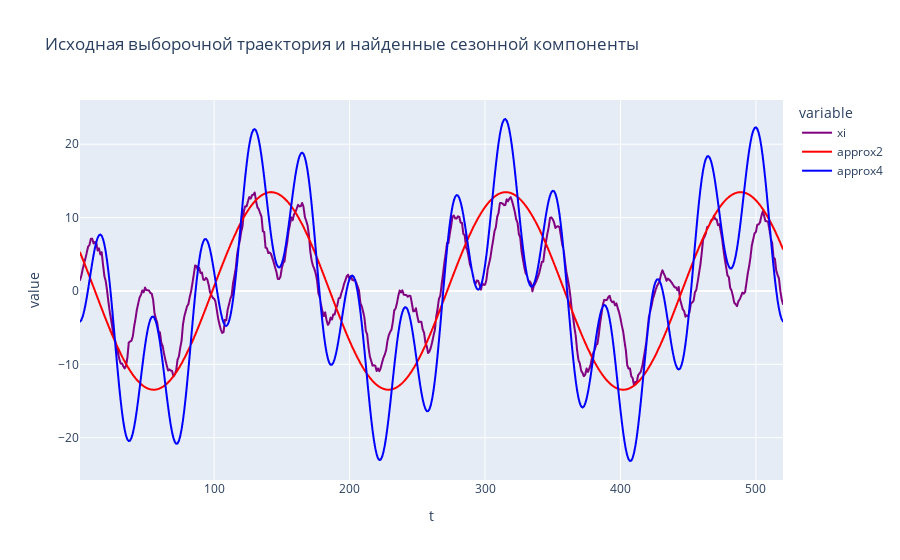

Notebook cell for this chart:
### Code cell
J1 = [2,516] #выбранные гармоники
J2 = [2,13,505,516] # ещё две 

approx2 = [seas(J1, n, t) for t in np.arange(1,n+1,1)]
approx4 = [seas(J2, n, t) for t in np.arange(1,n+1,1)]
data['approx2'] = approx2
data['approx4'] = approx4
px.line(data, x='t', y=['xi','approx2', 'approx4'], color_discrete_sequence=['purple', 'red', 'blue'], title='Исходная выборочной траектория и найденные сезонной компоненты')

### Figure 1 — Plotly figure (JSON) as saved in the notebook; plotly's stock layout.template omitted (floating-point values rounded to 4 significant figures; data arrays with more than 128 entries replaced by an {"elided": "..."} marker saying what was removed)
{"data": [{"hovertemplate": "variable=xi<br>t=%{x}<br>value=%{y}<extra></extra>", "legendgroup": "xi", "line": {"color": "purple", "dash": "solid"}, "marker": {"symbol": "circle"}, "mode": "lines", "name": "xi", "showlegend": true, "type": "scattergl", "x": {"elided": "520 int values"}, "xaxis": "x", "y": {"elided": "520 float values"}, "yaxis": "y"}, {"hovertemplate": "variable=approx2<br>t=%{x}<br>value=%{y}<extra></extra>", "legendgroup": "approx2", "line": {"color": "red", "dash": "solid"}, "marker": {"symbol": "circle"}, "mode": "lines", "name": "approx2", "showlegend": true, "type": "scattergl", "x": {"elided": "520 int values"}, "xaxis": "x", "y": {"elided": "520 float values"}, "yaxis": "y"}, {"hovertemplate": "variable=approx4<br>t=%{x}<br>value=%{y}<extra></extra>", "legendgroup": "approx4", "line": {"color": "blue", "dash": "solid"}, "marker": {"symbol": "circle"}, "mode": "lines", "name": "approx4", "showlegend": true, "type": "scattergl", "x": {"elided": "520 int values"}, "xaxis": "x", "y": {"elided": "520 float values"}, "yaxis": "y"}], "layout": {"legend": {"title": {"text": "variable"}, "tracegroupgap": 0}, "title": {"text": "Исходная выборочной траектория и найденные сезонной компоненты"}, "xaxis": {"anchor": "y", "domain": [0, 1], "title": {"text": "t"}}, "yaxis": {"anchor": "x", "domain": [0, 1], "title": {"text": "value"}}}}
